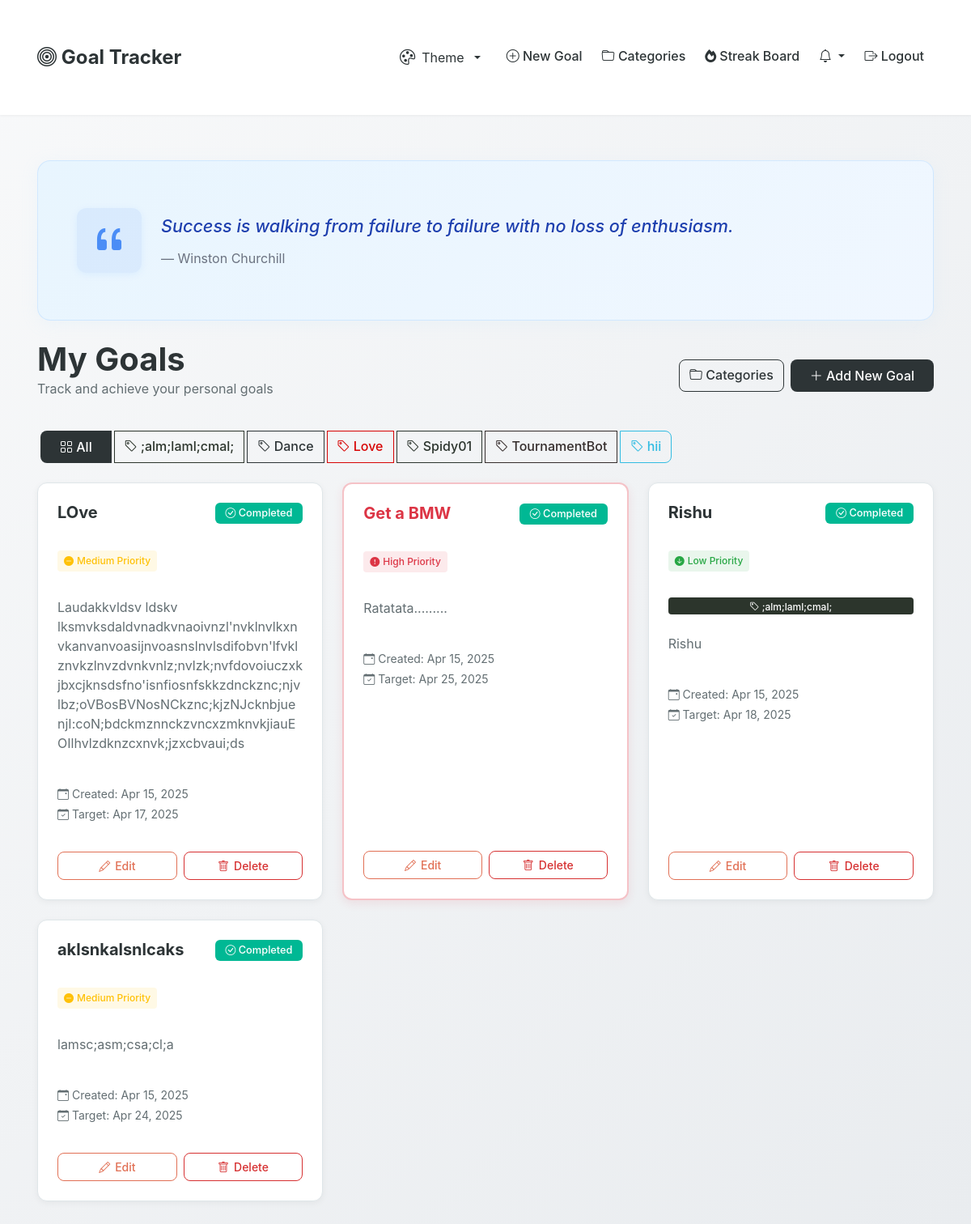
The app's page / (signed in) with its own data.
### goals/models.py (models this page shows, shortened)
class Category(models.Model):
    user = models.ForeignKey(User, on_delete=models.CASCADE, related_name='categories')
    name = models.CharField(max_length=100)
    color = models.CharField(max_length=7, default='#2d3436')  # Hex color code
    created_date = models.DateTimeField(auto_now_add=True)
    class Meta:
        verbose_name_plural = "Categories"
        ordering = ['name']

class Goal(models.Model):
    STATUS_CHOICES = [
        ('pending', 'Pending'),
        ('in_progress', 'In Progress'),
        ('completed', 'Completed'),
    ]
    PRIORITY_CHOICES = [
        ('low', 'Low'),
        ('medium', 'Medium'),
        ('high', 'High'),
    ]
    user = models.ForeignKey(User, on_delete=models.CASCADE, related_name='goals')
    category = models.ForeignKey(Category, on_delete=models.SET_NULL, null=True, blank=True, related_name='goals')
    parent_goal = models.ForeignKey('self', on_delete=models.CASCADE, null=True, blank=True, related_name='sub_goals')
    title = models.CharField(max_length=200)
    description = models.TextField(blank=True)
    created_date = models.DateTimeField(auto_now_add=True)
    target_date = models.DateField(null=True, blank=True)
    status = models.CharField(max_length=20, choices=STATUS_CHOICES, default='pending')
    priority = models.CharField(max_length=10, choices=PRIORITY_CHOICES, default='medium')
    completed_date = models.DateTimeField(null=True, blank=True)
    class Meta:
        ordering = ['-created_date']

### goals/views.py (the view)
# urls.py: path('', views.goal_list, name='goal_list'),
@login_required
def goal_list(request):
    category_id = request.GET.get('category')
    goals = Goal.objects.filter(user=request.user)
    if category_id:
        goals = goals.filter(category_id=category_id)
    categories = Category.objects.filter(user=request.user)
    daily_quote = get_daily_quote()
    return render(request, 'goals/goal_list.html', {
        'goals': goals,
        'categories': categories,
        'selected_category': category_id,
        'daily_quote': daily_quote
    })

### goals/views.py (called while the page is built)
def get_daily_quote():
    today = datetime.date.today()
    day_of_year = today.timetuple().tm_yday
    quote_index = day_of_year % len(MOTIVATIONAL_QUOTES)
    return MOTIVATIONAL_QUOTES[quote_index]

### goals/templates/goals/goal_list.html (shortened to what this page needs)
{% extends 'goals/base.html' %}
{% block content %}
{% if daily_quote %}
<div class="card quote-card mb-4">
    <div class="card-body p-4 p-lg-5">
        <div class="d-flex align-items-center gap-4">
            <div class="quote-icon">
                <i class="bi bi-quote"></i>
            </div>
            <div class="quote-content py-3">
                <blockquote class="mb-2">{{ daily_quote.quote }}</blockquote>
                <footer class="blockquote-footer mb-0">{{ daily_quote.author }}</footer>
            </div>
        </div>
    </div>
</div>
{% endif %}
<div class="d-flex justify-content-between align-items-center mb-4">
    <div>
        <h1 class="mb-0">My Goals</h1>
        <p class="text-muted">Track and achieve your personal goals</p>
    </div>
    <div class="d-flex gap-2">
        <a href="{% url 'category_list' %}" class="btn btn-outline-primary">
            <i class="bi bi-folder"></i> Categories
        </a>
        <a href="{% url 'goal_create' %}" class="btn btn-primary">
            <i class="bi bi-plus-lg"></i> Add New Goal
        </a>
    </div>
</div>
{% if categories %}
    <div class="mb-4">
        <div class="btn-group">
            <a href="{% url 'goal_list' %}" class="btn {% if not selected_category %}btn-primary{% else %}btn-outline-primary{% endif %}">
                <i class="bi bi-grid"></i> All
            </a>
            {% for category in categories %}
                <a href="{% url 'goal_list' %}?category={{ category.id }}"
                   class="btn {% if selected_category == category.id|stringformat:'s' %}btn-primary{% else %}btn-outline-primary{% endif %}"
                   style="{% if not selected_category == category.id|stringformat:'s' %}border-color: {{ category.color }}; color: {{ category.color }};{% endif %}">
                    <i class="bi bi-tag"></i> {{ category.name }}
                </a>
            {% endfor %}
        </div>
    </div>
{% endif %}
{% if goals %}
    <div class="row row-cols-1 row-cols-md-2 row-cols-lg-3 g-4">
        {% for goal in goals %}
            <div class="col">
                <div class="card h-100 goal-card {% if goal.priority == 'high' %}high-priority{% endif %}">
                    <div class="card-body">
                        <div class="d-flex justify-content-between align-items-start mb-3">
                            <h5 class="card-title mb-0">{{ goal.title }}</h5>
                            <span class="badge {% if goal.status == 'completed' %}bg-success{% elif goal.status == 'in_progress' %}bg-primary{% else %}bg-warning{% endif %} status-badge">
                                <i class="bi {% if goal.status == 'completed' %}bi-check-circle{% elif goal.status == 'in_progress' %}bi-arrow-repeat{% else %}bi-clock{% endif %}"></i>
                                {{ goal.get_status_display }}
                            </span>
                        </div>
                        <div class="mb-2">
                            <span class="priority-indicator {{ goal.priority }}">
                                {% if goal.priority == 'high' %}
                                    <i class="bi bi-exclamation-circle-fill me-1"></i>High Priority
                                {% elif goal.priority == 'medium' %}
                                    <i class="bi bi-dash-circle-fill me-1"></i>Medium Priority
                                {% else %}
                                    <i class="bi bi-arrow-down-circle-fill me-1"></i>Low Priority
                                {% endif %}
                            </span>
                        </div>
                        {% if goal.category %}
                            <span class="badge mb-2" style="background-color: {{ goal.category.color }}; color: white;">
                                <i class="bi bi-tag"></i> {{ goal.category.name }}
                            </span>
                        {% endif %}
                        <p class="card-text text-muted">{{ goal.description|truncatewords:30 }}</p>
                        <div class="text-muted small mb-3">
                            <div class="mb-1">
                                <i class="bi bi-calendar-event"></i>
                                Created: {{ goal.created_date|date:"M d, Y" }}
                            </div>
                            {% if goal.target_date %}
                                <div class="mb-1">
                                    <i class="bi bi-calendar-check"></i>
                                    Target: {{ goal.target_date|date:"M d, Y" }}
                                </div>
                            {% endif %}
                        </div>
                        <div class="btn-group w-100">
                            <a href="{% url 'goal_update' goal.pk %}" class="btn btn-outline-primary">
                                <i class="bi bi-pencil"></i> Edit
                            </a>
                            <a href="{% url 'goal_delete' goal.pk %}" class="btn btn-outline-danger">
                                <i class="bi bi-trash"></i> Delete
                            </a>
                        </div>
                    </div>
                </div>
            </div>
        {% endfor %}
    </div>
{% endif %}
{% endblock %}

### goals/templates/goals/base.html (shortened to what this page needs)
<!DOCTYPE html>
<html lang="en" data-theme="light">
<head>
    <link href="https://cdn.jsdelivr.net/npm/bootstrap@5.1.3/dist/css/bootstrap.min.css" rel="stylesheet">
    <link rel="stylesheet" href="https://cdn.jsdelivr.net/npm/bootstrap-icons@1.7.2/font/bootstrap-icons.css">
    <link rel="stylesheet" href="https://cdnjs.cloudflare.com/ajax/libs/font-awesome/6.0.0/css/all.min.css">
</head>
<body>
    <nav class="navbar navbar-expand-lg">
        <div class="container">
            <a class="navbar-brand" href="{% url 'goal_list' %}">
                <i class="bi bi-bullseye"></i> Goal Tracker
            </a>
            <div class="collapse navbar-collapse" id="navbarNav">
                <ul class="navbar-nav ms-auto">
                    <li class="nav-item theme-switcher dropdown">
                        <button class="btn dropdown-toggle" type="button" id="themeDropdown" data-bs-toggle="dropdown" aria-expanded="false">
                            <i class="bi bi-palette"></i> Theme
                        </button>
                    </li>
                    {% if user.is_authenticated %}
                        <li class="nav-item">
                            <a class="nav-link" href="{% url 'goal_create' %}">
                                <i class="bi bi-plus-circle"></i> New Goal
                            </a>
                        </li>
                        <li class="nav-item">
                            <a class="nav-link" href="{% url 'category_list' %}">
                                <i class="bi bi-folder"></i> Categories
                            </a>
                        </li>
                        <li class="nav-item">
                            <a class="nav-link" href="{% url 'streak_board' %}">
                                <i class="fas fa-fire me-1"></i>Streak Board
                            </a>
                        </li>
                        <li class="nav-item dropdown">
                            <a class="nav-link position-relative dropdown-toggle" href="#" id="notificationsDropdown" role="button" data-bs-toggle="dropdown" aria-expanded="false">
                                <i class="bi bi-bell"></i>
                            </a>
                        </li>
                        <li class="nav-item">
                            <a class="nav-link" href="{% url 'logout' %}">
                                <i class="bi bi-box-arrow-right"></i> Logout
                            </a>
                        </li>
                    {% endif %}
                </ul>
            </div>
        </div>
    </nav>
    <div class="container">
        {% block content %}
        {% endblock %}
    </div>
    <div class="position-fixed bottom-0 end-0 p-3" style="z-index: 11">
    </div>
</body>
</html>

### goals/templates/goals/base.html (style rules this page uses)
:root { --primary-color: #2d3436; --secondary-color: #636e72; --accent-color: #e17055; --success-color: #00b894; --warning-color: #fdcb6e; --danger-color: #d63031; }
[data-theme="light"] { --bg-color: #f8f9fa; --bg-gradient: linear-gradient(135deg, #f8f9fa 0%, #e9ecef 100%); --card-bg: white; --text-color: #2d3436; --text-muted: #636e72; --border-color: #dfe6e9; --shadow-color: rgba(0,0,0,0.05); }
body { background: var(--bg-gradient); min-height: 100vh; color: var(--text-color); transition: background-color 0.3s ease, color 0.3s ease; font-family: 'Inter', -apple-system, BlinkMacSystemFont, 'Segoe UI', Roboto, Oxygen, Ubuntu, Cantarell, 'Open Sans', 'Helvetica Neue', sans-serif; }
.navbar { background: var(--card-bg) !important; box-shadow: 0 1px 3px var(--shadow-color); padding: 1rem 0; }
.navbar-brand { font-weight: 700; font-size: 1.5rem; color: var(--text-color) !important; }
.card { border: none; border-radius: 12px; box-shadow: 0 2px 8px var(--shadow-color); transition: all 0.3s ease; background-color: var(--card-bg); overflow: hidden; }
.btn-primary { background: var(--primary-color); border: none; padding: 0.5rem 1.5rem; border-radius: 8px; font-weight: 500; }
.btn-outline-primary { border-color: var(--primary-color); color: var(--primary-color); border-radius: 8px; font-weight: 500; transition: all 0.3s ease; }
.btn-outline-danger { border-color: var(--danger-color); color: var(--danger-color); border-radius: 8px; font-weight: 500; }
.goal-card { background: var(--card-bg); border-radius: 12px; overflow: hidden; }
.status-badge { padding: 0.4em 0.8em; border-radius: 6px; font-weight: 500; font-size: 0.8rem; }
.container { padding: 2rem 1rem; }
h1, h2, h3, h4, h5, h6 { color: var(--text-color); font-weight: 700; }
.text-muted { color: var(--text-muted) !important; }
.btn-group .btn { border-radius: 8px; margin: 0 0.25rem; }
.nav-link { color: var(--text-color) !important; font-weight: 500; padding: 0.5rem 1rem; border-radius: 8px; transition: all 0.3s ease; }
.card-title { margin-bottom: 1.5rem; }
.theme-switcher { position: relative; display: inline-block; }
.theme-switcher .btn { background: transparent; border: none; color: var(--text-color); padding: 0.5rem 1rem; border-radius: 8px; display: flex; align-items: center; gap: 0.5rem; }
.theme-switcher .btn i { font-size: 1.2rem; }
.badge { font-weight: 500; }
.bg-success { background-color: var(--success-color) !important; }
.btn-group .btn-outline-primary { border-color: var(--accent-color); color: var(--accent-color); }
.goal-card .btn-group { display: flex; gap: 8px; margin-top: 1.5rem; width: 100%; }
.goal-card .btn-group .btn { flex: 1; padding: 0.625rem 1rem; margin: 0; display: flex; align-items: center; justify-content: center; gap: 0.5rem; font-weight: 500; border-width: 1px; transition: all 0.3s ease; }
.goal-card .btn-group .btn i { font-size: 1rem; }
.goal-card .btn-group .btn-outline-primary { border-color: var(--accent-color); color: var(--accent-color); }
.goal-card .btn-group .btn-outline-danger { border-color: var(--danger-color); color: var(--danger-color); }
.goal-card .btn-group { box-shadow: none !important; }
.goal-card .btn-group .btn { border-radius: 8px !important; position: relative; margin: 0 !important; }
.goal-card .btn-group .btn:not(:last-child) { margin-right: 0 !important; }
.status-badge { margin-left: 0.5rem; padding: 0.4rem 0.8rem; }
.card-body { padding: 1.5rem; }
.card-title { margin-bottom: 1rem; }
.card-text { margin-bottom: 1.5rem; }
.nav-item { margin: 0 0.25rem; }
.nav-link { padding: 0.5rem 1rem; }

### records on screen
Category: name ";alm;laml;cmal;"
Category: name "Dance"
Category: name "Love"
Category: name "Spidy01"
Category: name "TournamentBot"
Category: name "hii"
Goal: title "LOve", status "Completed", priority "medium" (drawn), description "Laudakkvldsv ldskv lksmvksdaldvnadkvnaoivnzl'nvklnvlkxnvkanvanvoasijnvoasnslnvlsdifobvn'lfvklznvkzlnvzdvnkvnlz;nvlzk;nvfdovoiuczxkjbxcjknsdsfno'isnfiosnfskkzdnckznc;njvlbz;oVBosBVNosNCkznc;kjzNJcknbjuenjI:coN;bdckmznnckzvncxzmknvkjiauEOIlhvlzdknzcxnvk;jzxcbvaui;ds", created_date "Apr 15, 2025", target_date "Apr 17, 2025"
Goal: title "Get a BMW", status "Completed", priority "high" (drawn), description "Ratatata.........", created_date "Apr 15, 2025", target_date "Apr 25, 2025"
Goal: title "Rishu", status "Completed", priority "low" (drawn), category.name ";alm;laml;cmal;", description "Rishu", created_date "Apr 15, 2025", target_date "Apr 18, 2025"
Goal: title "aklsnkalsnlcaks", status "Completed", priority "medium" (drawn), description "lamsc;asm;csa;cl;a", created_date "Apr 15, 2025", target_date "Apr 24, 2025"

### other values on screen
{{ daily_quote.quote }} "Success is walking from failure to failure with no loss of enthusiasm."
{{ daily_quote.author }} "Winston Churchill"
